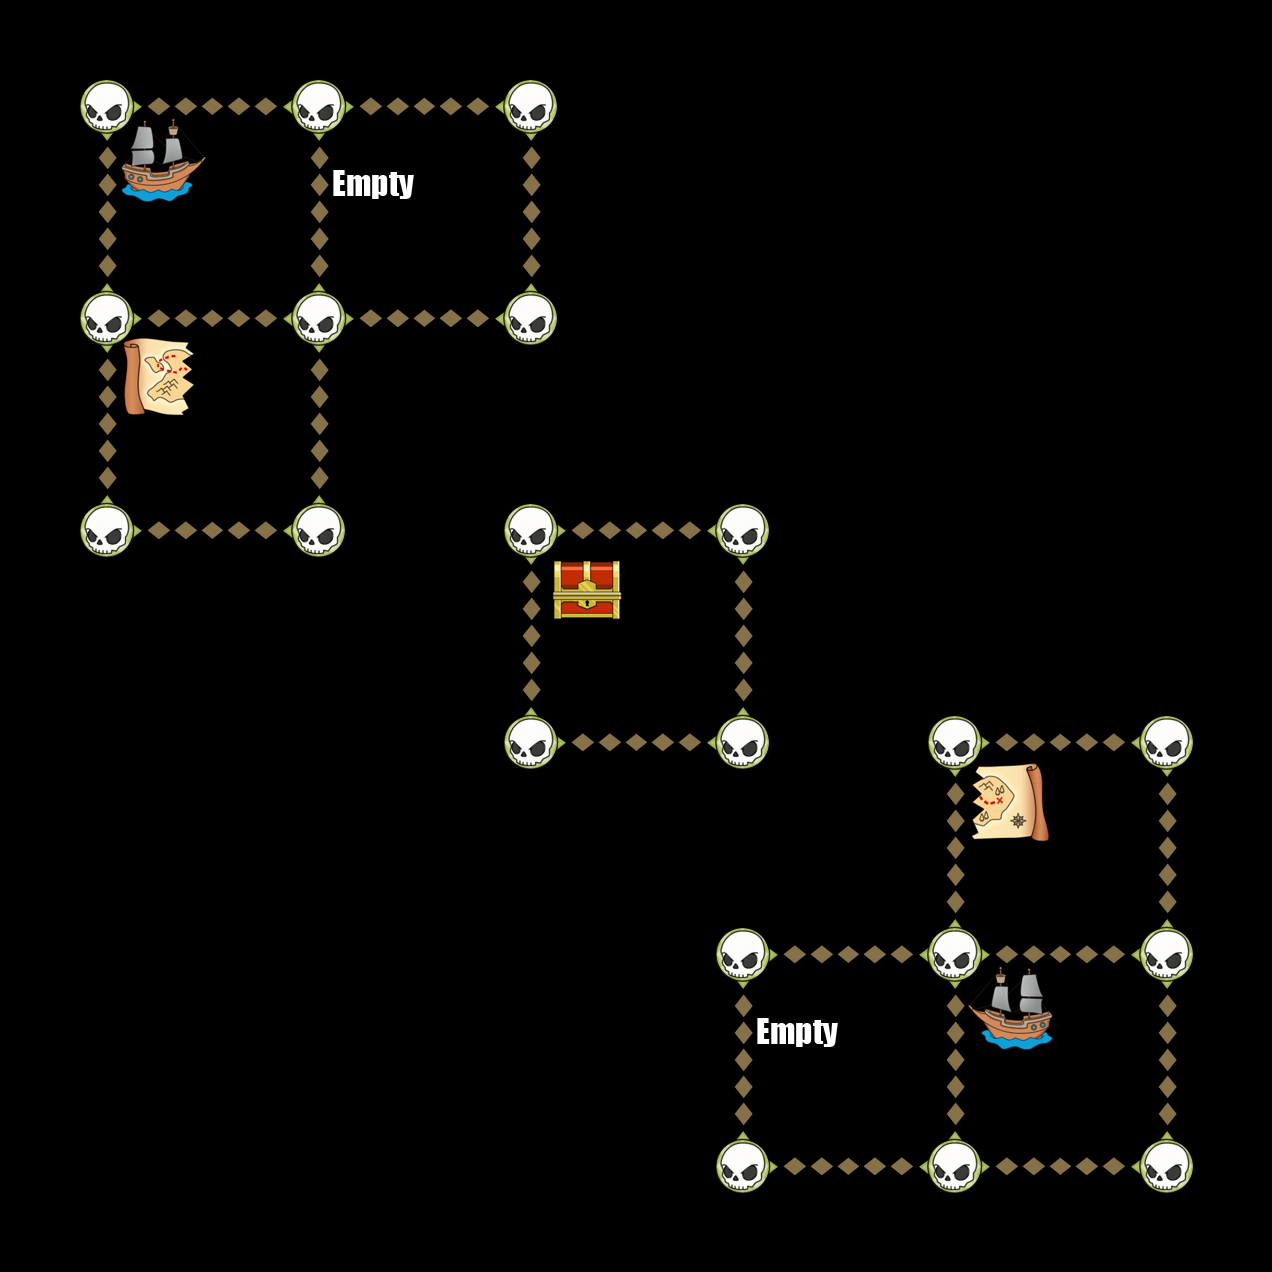

Rendered tile map (Tiled .tmx) drawn with the repository's tilesets; below, a short description and the map source with its tile grids summarised:
An orthogonal 6x6 tile map with 212x212 px tiles, 6 tile layers (Down, Up, Left, Right, ...).

<map version="1.0" orientation="orthogonal" width="6" height="6" tilewidth="212" tileheight="212">
 <tileset firstgid="1" name="TileGraphic_Final-ipadhd" tilewidth="212" tileheight="212">
  <image source="TileGraphic_Final-ipadhd.png" width="636" height="1060" />
  <tile id="0">
   <properties>
    <property name="LineFilled" value="True" />
   </properties>
  </tile>
  <tile id="2">
   <properties>
    <property name="Item" value="TreasureBox" />
   </properties>
  </tile>
  <tile id="4">
   <properties>
    <property name="RowFilled" value="True" />
   </properties>
  </tile>
  <tile id="6">
   <properties>
    <property name="Item" value="CannonLeft" />
   </properties>
  </tile>
  <tile id="7">
   <properties>
    <property name="Item" value="ShipRight" />
   </properties>
  </tile>
  <tile id="8">
   <properties>
    <property name="Item" value="MapOne" />
   </properties>
  </tile>
  <tile id="9">
   <properties>
    <property name="Item" value="CannonRight" />
   </properties>
  </tile>
  <tile id="10">
   <properties>
    <property name="Item" value="ShipLeft" />
   </properties>
  </tile>
  <tile id="11">
   <properties>
    <property name="Item" value="MapTwo" />
   </properties>
  </tile>
  <tile id="12">
   <properties>
    <property name="Item" value="Empty" />
   </properties>
  </tile>
  <tile id="13">
   <properties>
    <property name="Item" value="Skull" />
   </properties>
  </tile>
  <tile id="14">
   <properties>
    <property name="Item" value="Fog" />
   </properties>
  </tile>
 </tileset>
 <layer name="Down" width="6" height="6">
  <data>[36 cells, 12 non-empty, 1 distinct tile ids]</data>
 </layer>
 <layer name="Up" width="6" height="6">
  <data>[36 cells, 12 non-empty, 1 distinct tile ids]</data>
 </layer>
 <layer name="Left" width="6" height="6">
  <data>[36 cells, 12 non-empty, 1 distinct tile ids]</data>
 </layer>
 <layer name="Right" width="6" height="6">
  <data>[36 cells, 12 non-empty, 1 distinct tile ids]</data>
 </layer>
 <layer name="Dots" width="6" height="6">
  <data>[36 cells, 20 non-empty, 1 distinct tile ids]</data>
 </layer>
 <layer name="Items" width="6" height="6">
  <data>[36 cells, 7 non-empty, 6 distinct tile ids]</data>
 </layer>
</map>
